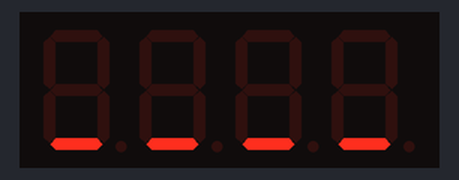
A sketch run on a simulated STM32 Blue Pill. Parts: 4-digit seven-segment display.

Above: at 0.1 s.
At 2.4 s:
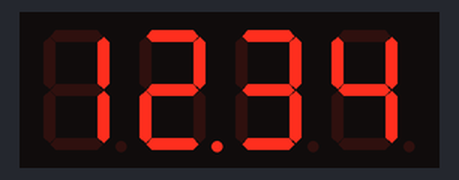

The sketch:

LED_display.ino
```cpp
#include <Wire.h>
#include <TM1650.h>

TM1650 d;
HardwareSerial mySerial(PA10, PA9);

void setup()
{
  Wire.begin(); //Join the bus as master

  mySerial.begin(115200); //Start serial communication at 9600 for debug statements
  mySerial.println("TM1650 Example Code");

  d.init();

}

void loop()
{
  d.displayOff();
  d.displayString("____");
  d.setBrightness(TM1650_MIN_BRIGHT);
  d.displayOn();
  delay(2000);
  char line[] = "1234";

  // d.displayString(line);
  // delay(2000);
  // d.setBrightnessGradually(TM1650_MAX_BRIGHT);
  // delay(2000);
  // d.setBrightnessGradually(TM1650_MIN_BRIGHT);
  // d.displayOff();
  // delay(1000);

  line[1] |= 128;
  d.displayOn();
  d.setBrightnessGradually(TM1650_MAX_BRIGHT);
  d.displayString(line);
  delay(2000);

//  for (int i=0; i<8; i++) {
//    d.setBrightness(i);
//    delay(500);
//  }

  // d.displayString("abcd");
  // delay(2000);

  // d.displayString("789 ");
  // delay(2000);

  // if (d.displayRunning("1234567890abcdefghijklmnop")) {
  //   while (d.displayRunningShift()) delay(500);
  // }
  // delay(2000);

  // for (int i = 0; i<20; i++) {
  //   d.displayOff();
  //   delay(200);
  //   d.displayOn();
  //   delay(200);
  // }

  // for (int i = 0; i<20; i++) {
  //   d.setBrightness(1);
  //   delay(200);
  //   d.setBrightness(7);
  //   delay(200);
  // }

  // for (int i = 0; i<20; i++) {
  //   for (int j = 0; j<4; j++) {
  //      d.setDot(j,true);
  //      delay(200);
  //   }
  //   for (int j = 0; j<4; j++) {
  //      d.setDot(j,false);
  //      delay(200);
  //   }
  // }


}
```

Measured:
- by itself, everything shown: repeats every 4.4 s, in 5 steps
- what the display in image 1 shows lasts 2.0 s, from 2.4 s to 4.4 s
